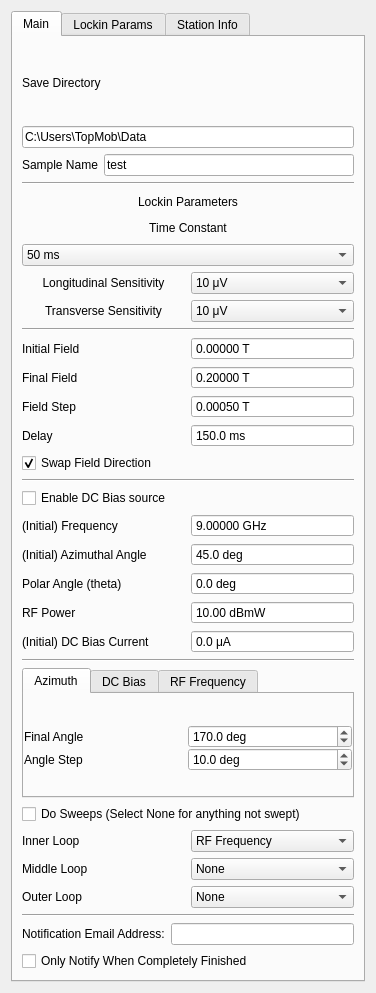
<?xml version="1.0" encoding="UTF-8"?>
<ui version="4.0">
 <class>Form</class>
 <widget class="QWidget" name="Form">
  <property name="geometry">
   <rect>
    <x>0</x>
    <y>0</y>
    <width>376</width>
    <height>993</height>
   </rect>
  </property>
  <property name="windowTitle">
   <string>Form</string>
  </property>
  <layout class="QVBoxLayout" name="verticalLayout">
   <item>
    <widget class="QTabWidget" name="tabWidget">
     <property name="currentIndex">
      <number>0</number>
     </property>
     <widget class="QWidget" name="tab">
      <attribute name="title">
       <string>Main</string>
      </attribute>
      <layout class="QVBoxLayout" name="verticalLayout_10">
       <item>
        <layout class="QGridLayout" name="save_params">
         <item row="2" column="0">
          <widget class="QLabel" name="label_12">
           <property name="enabled">
            <bool>true</bool>
           </property>
           <property name="text">
            <string>Sample Name</string>
           </property>
          </widget>
         </item>
         <item row="2" column="1">
          <widget class="QLineEdit" name="sample_name">
           <property name="text">
            <string>test</string>
           </property>
           <property name="placeholderText">
            <string>test</string>
           </property>
          </widget>
         </item>
         <item row="1" column="0" colspan="2">
          <widget class="QLineEdit" name="save_dir">
           <property name="text">
            <string>C:\Users\TopMob\Data</string>
           </property>
          </widget>
         </item>
         <item row="0" column="0" colspan="2">
          <widget class="QLabel" name="label_8">
           <property name="text">
            <string>Save Directory</string>
           </property>
          </widget>
         </item>
        </layout>
       </item>
       <item>
        <widget class="Line" name="line_3">
         <property name="orientation">
          <enum>Qt::Horizontal</enum>
         </property>
        </widget>
       </item>
       <item>
        <layout class="QGridLayout" name="lockin_params">
         <item row="0" column="0" colspan="2">
          <widget class="QLabel" name="label_7">
           <property name="text">
            <string>Lockin Parameters</string>
           </property>
           <property name="alignment">
            <set>Qt::AlignCenter</set>
           </property>
          </widget>
         </item>
         <item row="3" column="0">
          <widget class="QLabel" name="label_2">
           <property name="text">
            <string>Longitudinal Sensitivity</string>
           </property>
           <property name="alignment">
            <set>Qt::AlignCenter</set>
           </property>
          </widget>
         </item>
         <item row="2" column="0" colspan="2">
          <widget class="QComboBox" name="time_constant">
           <property name="currentText">
            <string>50 ms</string>
           </property>
           <property name="currentIndex">
            <number>10</number>
           </property>
           <item>
            <property name="text">
             <string>10 μs</string>
            </property>
           </item>
           <item>
            <property name="text">
             <string>20 μs</string>
            </property>
           </item>
           <item>
            <property name="text">
             <string>40 μs</string>
            </property>
           </item>
           <item>
            <property name="text">
             <string>80 μs</string>
            </property>
           </item>
           <item>
            <property name="text">
             <string>160 μs</string>
            </property>
           </item>
           <item>
            <property name="text">
             <string>320 μs</string>
            </property>
           </item>
           <item>
            <property name="text">
             <string>640 μs</string>
            </property>
           </item>
           <item>
            <property name="text">
             <string>5 ms</string>
            </property>
           </item>
           <item>
            <property name="text">
             <string>10 ms</string>
            </property>
           </item>
           <item>
            <property name="text">
             <string>20 ms</string>
            </property>
           </item>
           <item>
            <property name="text">
             <string>50 ms</string>
            </property>
           </item>
           <item>
            <property name="text">
             <string>100 ms</string>
            </property>
           </item>
           <item>
            <property name="text">
             <string>200 ms</string>
            </property>
           </item>
           <item>
            <property name="text">
             <string>500 ms</string>
            </property>
           </item>
           <item>
            <property name="text">
             <string>1 s</string>
            </property>
           </item>
           <item>
            <property name="text">
             <string>2 s</string>
            </property>
           </item>
           <item>
            <property name="text">
             <string>5 s</string>
            </property>
           </item>
           <item>
            <property name="text">
             <string>10 s</string>
            </property>
           </item>
           <item>
            <property name="text">
             <string>20 s</string>
            </property>
           </item>
           <item>
            <property name="text">
             <string>50 s</string>
            </property>
           </item>
           <item>
            <property name="text">
             <string>100 s</string>
            </property>
           </item>
           <item>
            <property name="text">
             <string>200 s</string>
            </property>
           </item>
           <item>
            <property name="text">
             <string>500 s</string>
            </property>
           </item>
           <item>
            <property name="text">
             <string>1 ks</string>
            </property>
           </item>
           <item>
            <property name="text">
             <string>2 ks</string>
            </property>
           </item>
           <item>
            <property name="text">
             <string>5 ks</string>
            </property>
           </item>
           <item>
            <property name="text">
             <string>10 ks</string>
            </property>
           </item>
           <item>
            <property name="text">
             <string>20 ks</string>
            </property>
           </item>
           <item>
            <property name="text">
             <string>50 ks</string>
            </property>
           </item>
          </widget>
         </item>
         <item row="4" column="0">
          <widget class="QLabel" name="label_50">
           <property name="text">
            <string>Transverse Sensitivity</string>
           </property>
           <property name="alignment">
            <set>Qt::AlignCenter</set>
           </property>
          </widget>
         </item>
         <item row="3" column="1">
          <widget class="QComboBox" name="sensitivityL">
           <property name="editable">
            <bool>false</bool>
           </property>
           <property name="currentIndex">
            <number>12</number>
           </property>
           <item>
            <property name="text">
             <string>0 V</string>
            </property>
           </item>
           <item>
            <property name="text">
             <string>2 nV</string>
            </property>
           </item>
           <item>
            <property name="text">
             <string>5 nV</string>
            </property>
           </item>
           <item>
            <property name="text">
             <string>10 nV</string>
            </property>
           </item>
           <item>
            <property name="text">
             <string>20 nV</string>
            </property>
           </item>
           <item>
            <property name="text">
             <string>50 nV</string>
            </property>
           </item>
           <item>
            <property name="text">
             <string>100 nV</string>
            </property>
           </item>
           <item>
            <property name="text">
             <string>200 nV</string>
            </property>
           </item>
           <item>
            <property name="text">
             <string>500 nV</string>
            </property>
           </item>
           <item>
            <property name="text">
             <string>1 μV</string>
            </property>
           </item>
           <item>
            <property name="text">
             <string>2 μV</string>
            </property>
           </item>
           <item>
            <property name="text">
             <string>5 μV</string>
            </property>
           </item>
           <item>
            <property name="text">
             <string>10 μV</string>
            </property>
           </item>
           <item>
            <property name="text">
             <string>20 μV</string>
            </property>
           </item>
           <item>
            <property name="text">
             <string>50 μV</string>
            </property>
           </item>
           <item>
            <property name="text">
             <string>100 μV</string>
            </property>
           </item>
           <item>
            <property name="text">
             <string>200 μV</string>
            </property>
           </item>
           <item>
            <property name="text">
             <string>500 μV</string>
            </property>
           </item>
           <item>
            <property name="text">
             <string>1 mV</string>
            </property>
           </item>
           <item>
            <property name="text">
             <string>2 mV</string>
            </property>
           </item>
           <item>
            <property name="text">
             <string>5 mV</string>
            </property>
           </item>
           <item>
            <property name="text">
             <string>10 mV</string>
            </property>
           </item>
           <item>
            <property name="text">
             <string>20 mV</string>
            </property>
           </item>
           <item>
            <property name="text">
             <string>50 mV</string>
            </property>
           </item>
           <item>
            <property name="text">
             <string>100 mV</string>
            </property>
           </item>
           <item>
            <property name="text">
             <string>200 mV</string>
            </property>
           </item>
           <item>
            <property name="text">
             <string>500 mV</string>
            </property>
           </item>
           <item>
            <property name="text">
             <string>1 V</string>
            </property>
           </item>
          </widget>
         </item>
         <item row="4" column="1">
          <widget class="QComboBox" name="sensitivityT">
           <property name="editable">
            <bool>false</bool>
           </property>
           <property name="currentIndex">
            <number>12</number>
           </property>
           <item>
            <property name="text">
             <string>0 V</string>
            </property>
           </item>
           <item>
            <property name="text">
             <string>2 nV</string>
            </property>
           </item>
           <item>
            <property name="text">
             <string>5 nV</string>
            </property>
           </item>
           <item>
            <property name="text">
             <string>10 nV</string>
            </property>
           </item>
           <item>
            <property name="text">
             <string>20 nV</string>
            </property>
           </item>
           <item>
            <property name="text">
             <string>50 nV</string>
            </property>
           </item>
           <item>
            <property name="text">
             <string>100 nV</string>
            </property>
           </item>
           <item>
            <property name="text">
             <string>200 nV</string>
            </property>
           </item>
           <item>
            <property name="text">
             <string>500 nV</string>
            </property>
           </item>
           <item>
            <property name="text">
             <string>1 μV</string>
            </property>
           </item>
           <item>
            <property name="text">
             <string>2 μV</string>
            </property>
           </item>
           <item>
            <property name="text">
             <string>5 μV</string>
            </property>
           </item>
           <item>
            <property name="text">
             <string>10 μV</string>
            </property>
           </item>
           <item>
            <property name="text">
             <string>20 μV</string>
            </property>
           </item>
           <item>
            <property name="text">
             <string>50 μV</string>
            </property>
           </item>
           <item>
            <property name="text">
             <string>100 μV</string>
            </property>
           </item>
           <item>
            <property name="text">
             <string>200 μV</string>
            </property>
           </item>
           <item>
            <property name="text">
             <string>500 μV</string>
            </property>
           </item>
           <item>
            <property name="text">
             <string>1 mV</string>
            </property>
           </item>
           <item>
            <property name="text">
             <string>2 mV</string>
            </property>
           </item>
           <item>
            <property name="text">
             <string>5 mV</string>
            </property>
           </item>
           <item>
            <property name="text">
             <string>10 mV</string>
            </property>
           </item>
           <item>
            <property name="text">
             <string>20 mV</string>
            </property>
           </item>
           <item>
            <property name="text">
             <string>50 mV</string>
            </property>
           </item>
           <item>
            <property name="text">
             <string>100 mV</string>
            </property>
           </item>
           <item>
            <property name="text">
             <string>200 mV</string>
            </property>
           </item>
           <item>
            <property name="text">
             <string>500 mV</string>
            </property>
           </item>
           <item>
            <property name="text">
             <string>1 V</string>
            </property>
           </item>
          </widget>
         </item>
         <item row="1" column="0" colspan="2">
          <widget class="QLabel" name="label_3">
           <property name="text">
            <string>Time Constant</string>
           </property>
           <property name="alignment">
            <set>Qt::AlignCenter</set>
           </property>
          </widget>
         </item>
        </layout>
       </item>
       <item>
        <widget class="Line" name="line_2">
         <property name="orientation">
          <enum>Qt::Horizontal</enum>
         </property>
        </widget>
       </item>
       <item>
        <layout class="QGridLayout" name="field_params">
         <item row="2" column="1">
          <widget class="QDoubleSpinBox" name="field_end">
           <property name="buttonSymbols">
            <enum>QAbstractSpinBox::NoButtons</enum>
           </property>
           <property name="suffix">
            <string> T</string>
           </property>
           <property name="decimals">
            <number>5</number>
           </property>
           <property name="minimum">
            <double>0.000000000000000</double>
           </property>
           <property name="maximum">
            <double>0.270000000000000</double>
           </property>
           <property name="singleStep">
            <double>0.000010000000000</double>
           </property>
           <property name="value">
            <double>0.200000000000000</double>
           </property>
          </widget>
         </item>
         <item row="2" column="0">
          <widget class="QLabel" name="label_5">
           <property name="text">
            <string>Final Field</string>
           </property>
          </widget>
         </item>
         <item row="1" column="1">
          <widget class="QDoubleSpinBox" name="field_start">
           <property name="buttonSymbols">
            <enum>QAbstractSpinBox::NoButtons</enum>
           </property>
           <property name="suffix">
            <string> T</string>
           </property>
           <property name="decimals">
            <number>5</number>
           </property>
           <property name="minimum">
            <double>0.000000000000000</double>
           </property>
           <property name="maximum">
            <double>0.270000000000000</double>
           </property>
           <property name="singleStep">
            <double>0.000010000000000</double>
           </property>
          </widget>
         </item>
         <item row="1" column="0">
          <widget class="QLabel" name="label_4">
           <property name="text">
            <string>Initial Field</string>
           </property>
          </widget>
         </item>
         <item row="3" column="1">
          <widget class="QDoubleSpinBox" name="field_step">
           <property name="buttonSymbols">
            <enum>QAbstractSpinBox::NoButtons</enum>
           </property>
           <property name="suffix">
            <string> T</string>
           </property>
           <property name="decimals">
            <number>5</number>
           </property>
           <property name="minimum">
            <double>0.000000000000000</double>
           </property>
           <property name="maximum">
            <double>0.300000000000000</double>
           </property>
           <property name="singleStep">
            <double>0.000010000000000</double>
           </property>
           <property name="value">
            <double>0.000500000000000</double>
           </property>
          </widget>
         </item>
         <item row="3" column="0">
          <widget class="QLabel" name="label_6">
           <property name="text">
            <string>Field Step</string>
           </property>
          </widget>
         </item>
         <item row="4" column="0">
          <widget class="QLabel" name="label_15">
           <property name="text">
            <string>Delay</string>
           </property>
          </widget>
         </item>
         <item row="4" column="1">
          <widget class="QDoubleSpinBox" name="delay">
           <property name="buttonSymbols">
            <enum>QAbstractSpinBox::NoButtons</enum>
           </property>
           <property name="suffix">
            <string> ms</string>
           </property>
           <property name="decimals">
            <number>1</number>
           </property>
           <property name="maximum">
            <double>5000.000000000000000</double>
           </property>
           <property name="value">
            <double>150.000000000000000</double>
           </property>
          </widget>
         </item>
        </layout>
       </item>
       <item>
        <widget class="QCheckBox" name="swap_field">
         <property name="text">
          <string>Swap Field Direction</string>
         </property>
         <property name="checked">
          <bool>true</bool>
         </property>
        </widget>
       </item>
       <item>
        <widget class="Line" name="line">
         <property name="orientation">
          <enum>Qt::Horizontal</enum>
         </property>
        </widget>
       </item>
       <item>
        <layout class="QGridLayout" name="initial_params">
         <item row="6" column="2">
          <widget class="QDoubleSpinBox" name="bias_start">
           <property name="buttonSymbols">
            <enum>QAbstractSpinBox::NoButtons</enum>
           </property>
           <property name="suffix">
            <string> μA</string>
           </property>
           <property name="decimals">
            <number>1</number>
           </property>
           <property name="minimum">
            <double>-101000.000000000000000</double>
           </property>
           <property name="maximum">
            <double>101000.000000000000000</double>
           </property>
           <property name="singleStep">
            <double>0.100000000000000</double>
           </property>
           <property name="value">
            <double>0.000000000000000</double>
           </property>
          </widget>
         </item>
         <item row="2" column="2">
          <widget class="QDoubleSpinBox" name="freq_start">
           <property name="buttonSymbols">
            <enum>QAbstractSpinBox::NoButtons</enum>
           </property>
           <property name="suffix">
            <string> GHz</string>
           </property>
           <property name="decimals">
            <number>5</number>
           </property>
           <property name="maximum">
            <double>20.000000000000000</double>
           </property>
           <property name="value">
            <double>9.000000000000000</double>
           </property>
          </widget>
         </item>
         <item row="3" column="2">
          <widget class="QDoubleSpinBox" name="azimuth_start">
           <property name="buttonSymbols">
            <enum>QAbstractSpinBox::NoButtons</enum>
           </property>
           <property name="suffix">
            <string> deg</string>
           </property>
           <property name="decimals">
            <number>1</number>
           </property>
           <property name="minimum">
            <double>-360.000000000000000</double>
           </property>
           <property name="maximum">
            <double>360.000000000000000</double>
           </property>
           <property name="singleStep">
            <double>0.500000000000000</double>
           </property>
           <property name="value">
            <double>45.000000000000000</double>
           </property>
          </widget>
         </item>
         <item row="2" column="1">
          <widget class="QLabel" name="label_29">
           <property name="text">
            <string>(Initial) Frequency</string>
           </property>
          </widget>
         </item>
         <item row="4" column="2">
          <widget class="QDoubleSpinBox" name="polar_angle">
           <property name="buttonSymbols">
            <enum>QAbstractSpinBox::NoButtons</enum>
           </property>
           <property name="suffix">
            <string> deg</string>
           </property>
           <property name="decimals">
            <number>1</number>
           </property>
           <property name="minimum">
            <double>-90.000000000000000</double>
           </property>
           <property name="maximum">
            <double>90.000000000000000</double>
           </property>
           <property name="singleStep">
            <double>0.010000000000000</double>
           </property>
          </widget>
         </item>
         <item row="5" column="1">
          <widget class="QLabel" name="label_13">
           <property name="text">
            <string>RF Power</string>
           </property>
          </widget>
         </item>
         <item row="4" column="1">
          <widget class="QLabel" name="label_17">
           <property name="text">
            <string>Polar Angle (theta)</string>
           </property>
          </widget>
         </item>
         <item row="3" column="1">
          <widget class="QLabel" name="label_14">
           <property name="text">
            <string>(Initial) Azimuthal Angle</string>
           </property>
          </widget>
         </item>
         <item row="5" column="2">
          <widget class="QDoubleSpinBox" name="rf_power">
           <property name="buttonSymbols">
            <enum>QAbstractSpinBox::NoButtons</enum>
           </property>
           <property name="suffix">
            <string> dBmW</string>
           </property>
           <property name="maximum">
            <double>50.000000000000000</double>
           </property>
           <property name="value">
            <double>10.000000000000000</double>
           </property>
          </widget>
         </item>
         <item row="6" column="1">
          <widget class="QLabel" name="label_20">
           <property name="text">
            <string>(Initial) DC Bias Current</string>
           </property>
          </widget>
         </item>
         <item row="1" column="1">
          <widget class="QCheckBox" name="use_bias">
           <property name="text">
            <string>Enable DC Bias source</string>
           </property>
          </widget>
         </item>
        </layout>
       </item>
       <item>
        <widget class="Line" name="line_4">
         <property name="orientation">
          <enum>Qt::Horizontal</enum>
         </property>
        </widget>
       </item>
       <item>
        <widget class="QTabWidget" name="sweep_type_tab">
         <property name="enabled">
          <bool>true</bool>
         </property>
         <property name="sizePolicy">
          <sizepolicy hsizetype="Expanding" vsizetype="Preferred">
           <horstretch>0</horstretch>
           <verstretch>0</verstretch>
          </sizepolicy>
         </property>
         <property name="maximumSize">
          <size>
           <width>500</width>
           <height>16777215</height>
          </size>
         </property>
         <property name="tabPosition">
          <enum>QTabWidget::North</enum>
         </property>
         <property name="currentIndex">
          <number>0</number>
         </property>
         <widget class="QWidget" name="angle_tab">
          <attribute name="title">
           <string>Azimuth</string>
          </attribute>
          <layout class="QVBoxLayout" name="verticalLayout_5">
           <property name="spacing">
            <number>0</number>
           </property>
           <property name="leftMargin">
            <number>0</number>
           </property>
           <property name="topMargin">
            <number>6</number>
           </property>
           <property name="rightMargin">
            <number>0</number>
           </property>
           <property name="bottomMargin">
            <number>0</number>
           </property>
           <item>
            <layout class="QGridLayout" name="angle_params">
             <item row="0" column="0">
              <widget class="QLabel" name="label_19">
               <property name="text">
                <string>Final Angle</string>
               </property>
              </widget>
             </item>
             <item row="0" column="1">
              <widget class="QDoubleSpinBox" name="azimuth_end">
               <property name="suffix">
                <string> deg</string>
               </property>
               <property name="decimals">
                <number>1</number>
               </property>
               <property name="maximum">
                <double>360.000000000000000</double>
               </property>
               <property name="singleStep">
                <double>0.500000000000000</double>
               </property>
               <property name="value">
                <double>170.000000000000000</double>
               </property>
              </widget>
             </item>
             <item row="1" column="1">
              <widget class="QDoubleSpinBox" name="azimuth_step">
               <property name="suffix">
                <string> deg</string>
               </property>
               <property name="decimals">
                <number>1</number>
               </property>
               <property name="maximum">
                <double>360.000000000000000</double>
               </property>
               <property name="singleStep">
                <double>0.500000000000000</double>
               </property>
               <property name="value">
                <double>10.000000000000000</double>
               </property>
              </widget>
             </item>
             <item row="1" column="0">
              <widget class="QLabel" name="label_9">
               <property name="text">
                <string>Angle Step</string>
               </property>
              </widget>
             </item>
            </layout>
           </item>
          </layout>
         </widget>
         <widget class="QWidget" name="bias_tab">
          <attribute name="title">
           <string>DC Bias</string>
          </attribute>
          <layout class="QVBoxLayout" name="verticalLayout_2">
           <property name="spacing">
            <number>0</number>
           </property>
           <property name="leftMargin">
            <number>0</number>
           </property>
           <property name="topMargin">
            <number>6</number>
           </property>
           <property name="rightMargin">
            <number>0</number>
           </property>
           <property name="bottomMargin">
            <number>0</number>
           </property>
           <item>
            <layout class="QGridLayout" name="gridLayout">
             <item row="0" column="0">
              <widget class="QLabel" name="label_16">
               <property name="text">
                <string>Final Bias Current</string>
               </property>
              </widget>
             </item>
             <item row="0" column="1">
              <widget class="QDoubleSpinBox" name="bias_end">
               <property name="suffix">
                <string> μA</string>
               </property>
               <property name="decimals">
                <number>1</number>
               </property>
               <property name="minimum">
                <double>-101001.000000000000000</double>
               </property>
               <property name="maximum">
                <double>101000.000000000000000</double>
               </property>
               <property name="singleStep">
                <double>0.100000000000000</double>
               </property>
               <property name="value">
                <double>1000.000000000000000</double>
               </property>
              </widget>
             </item>
             <item row="1" column="0">
              <widget class="QLabel" name="label_18">
               <property name="text">
                <string>Bias Current Step</string>
               </property>
              </widget>
             </item>
             <item row="1" column="1">
              <widget class="QDoubleSpinBox" name="bias_step">
               <property name="suffix">
                <string> μA</string>
               </property>
               <property name="decimals">
                <number>1</number>
               </property>
               <property name="minimum">
                <double>0.000000000000000</double>
               </property>
               <property name="maximum">
                <double>101000.000000000000000</double>
               </property>
               <property name="singleStep">
                <double>0.100000000000000</double>
               </property>
               <property name="value">
                <double>500.000000000000000</double>
               </property>
              </widget>
             </item>
            </layout>
           </item>
          </layout>
         </widget>
         <widget class="QWidget" name="freq_tab">
          <attribute name="title">
           <string>RF Frequency</string>
          </attribute>
          <layout class="QVBoxLayout" name="verticalLayout_8">
           <property name="spacing">
            <number>0</number>
           </property>
           <property name="leftMargin">
            <number>0</number>
           </property>
           <property name="topMargin">
            <number>6</number>
           </property>
           <property name="rightMargin">
            <number>0</number>
           </property>
           <property name="bottomMargin">
            <number>0</number>
           </property>
           <item>
            <layout class="QGridLayout" name="freq_params">
             <item row="0" column="0">
              <widget class="QLabel" name="label_10">
               <property name="text">
                <string>Final Frequency</string>
               </property>
              </widget>
             </item>
             <item row="0" column="1">
              <widget class="QDoubleSpinBox" name="freq_end">
               <property name="suffix">
                <string> GHz</string>
               </property>
               <property name="maximum">
                <double>20.000000000000000</double>
               </property>
               <property name="singleStep">
                <double>0.500000000000000</double>
               </property>
               <property name="value">
                <double>10.000000000000000</double>
               </property>
              </widget>
             </item>
             <item row="1" column="0">
              <widget class="QLabel" name="label_11">
               <property name="text">
                <string>Frequency Step</string>
               </property>
              </widget>
             </item>
             <item row="1" column="1">
              <widget class="QDoubleSpinBox" name="freq_step">
               <property name="suffix">
                <string> GHz</string>
               </property>
               <property name="maximum">
                <double>20.000000000000000</double>
               </property>
               <property name="singleStep">
                <double>0.500000000000000</double>
               </property>
               <property name="value">
                <double>1.000000000000000</double>
               </property>
              </widget>
             </item>
            </layout>
           </item>
          </layout>
         </widget>
        </widget>
       </item>
       <item>
        <widget class="QCheckBox" name="do_sweeps">
         <property name="text">
          <string>Do Sweeps (Select None for anything not swept)</string>
         </property>
        </widget>
       </item>
       <item>
        <layout class="QGridLayout" name="gridLayout_2">
         <item row="1" column="0">
          <widget class="QLabel" name="label_22">
           <property name="text">
            <string>Middle Loop</string>
           </property>
          </widget>
         </item>
         <item row="2" column="0">
          <widget class="QLabel" name="label_23">
           <property name="text">
            <string>Outer Loop</string>
           </property>
          </widget>
         </item>
         <item row="0" column="0">
          <widget class="QLabel" name="label_21">
           <property name="text">
            <string>Inner Loop</string>
           </property>
          </widget>
         </item>
         <item row="0" column="1">
          <widget class="QComboBox" name="sweep_param_1">
           <property name="currentIndex">
            <number>2</number>
           </property>
           <item>
            <property name="text">
             <string>Field Azimuth</string>
            </property>
           </item>
           <item>
            <property name="text">
             <string>DC Bias</string>
            </property>
           </item>
           <item>
            <property name="text">
             <string>RF Frequency</string>
            </property>
           </item>
           <item>
            <property name="text">
             <string>None</string>
            </property>
           </item>
          </widget>
         </item>
         <item row="1" column="1">
          <widget class="QComboBox" name="sweep_param_2">
           <property name="currentIndex">
            <number>3</number>
           </property>
           <item>
            <property name="text">
             <string>Field Azimuth</string>
            </property>
           </item>
           <item>
            <property name="text">
             <string>DC Bias</string>
            </property>
           </item>
           <item>
            <property name="text">
             <string>RF Frequency</string>
            </property>
           </item>
           <item>
            <property name="text">
             <string>None</string>
            </property>
           </item>
          </widget>
         </item>
         <item row="2" column="1">
          <widget class="QComboBox" name="sweep_param_3">
           <property name="currentIndex">
            <number>3</number>
           </property>
           <item>
            <property name="text">
             <string>Field Azimuth</string>
            </property>
           </item>
           <item>
            <property name="text">
             <string>DC Bias</string>
            </property>
           </item>
           <item>
            <property name="text">
             <string>RF Frequency</string>
            </property>
           </item>
           <item>
            <property name="text">
             <string>None</string>
            </property>
           </item>
          </widget>
         </item>
        </layout>
       </item>
       <item>
        <widget class="Line" name="line_5">
         <property name="orientation">
          <enum>Qt::Horizontal</enum>
         </property>
        </widget>
       </item>
       <item>
        <layout class="QHBoxLayout" name="horizontalLayout">
         <item>
          <widget class="QLabel" name="label_24">
           <property name="text">
            <string>Notification Email Address:</string>
           </property>
          </widget>
         </item>
         <item>
          <widget class="QLineEdit" name="notify_email"/>
         </item>
        </layout>
       </item>
       <item>
        <widget class="QCheckBox" name="notify_at_end">
         <property name="text">
          <string>Only Notify When Completely Finished</string>
         </property>
        </widget>
       </item>
      </layout>
     </widget>
     <widget class="QWidget" name="tab_2">
      <attribute name="title">
       <string>Lockin Params</string>
      </attribute>
      <layout class="QVBoxLayout" name="verticalLayout_7">
       <item>
        <layout class="QGridLayout" name="gridLayout_3">
         <item row="3" column="1">
          <widget class="QDoubleSpinBox" name="lockin_ac_gainL">
           <property name="buttonSymbols">
            <enum>QAbstractSpinBox::NoButtons</enum>
           </property>
           <property name="suffix">
            <string> dB</string>
           </property>
           <property name="maximum">
            <double>50.000000000000000</double>
           </property>
           <property name="value">
            <double>20.000000000000000</double>
           </property>
          </widget>
         </item>
         <item row="0" column="0">
          <widget class="QLabel" name="label">
           <property name="text">
            <string>AM Frequency</string>
           </property>
          </widget>
         </item>
         <item row="5" column="0">
          <widget class="QLabel" name="label_52">
           <property name="text">
            <string>Longitudinal Sense Mode</string>
           </property>
          </widget>
         </item>
         <item row="3" column="0">
          <widget class="QLabel" name="label_13">
           <property name="text">
            <string>Longitudinal AC Gain</string>
           </property>
          </widget>
         </item>
         <item row="1" column="1">
          <widget class="QDoubleSpinBox" name="phaseL">
           <property name="buttonSymbols">
            <enum>QAbstractSpinBox::NoButtons</enum>
           </property>
           <property name="suffix">
            <string> deg</string>
           </property>
           <property name="minimum">
            <double>-360.000000000000000</double>
           </property>
           <property name="maximum">
            <double>360.000000000000000</double>
           </property>
          </widget>
         </item>
         <item row="0" column="1">
          <widget class="QDoubleSpinBox" name="AM_freq">
           <property name="buttonSymbols">
            <enum>QAbstractSpinBox::NoButtons</enum>
           </property>
           <property name="suffix">
            <string> Hz</string>
           </property>
           <property name="maximum">
            <double>99999.000000000000000</double>
           </property>
           <property name="value">
            <double>1713.000000000000000</double>
           </property>
          </widget>
         </item>
         <item row="5" column="1">
          <widget class="QComboBox" name="lockin_sense_modeL">
           <property name="currentIndex">
            <number>2</number>
           </property>
           <item>
            <property name="text">
             <string>A</string>
            </property>
           </item>
           <item>
            <property name="text">
             <string>-B</string>
            </property>
           </item>
           <item>
            <property name="text">
             <string>A-B</string>
            </property>
           </item>
          </widget>
         </item>
         <item row="1" column="0">
          <widget class="QLabel" name="label_51">
           <property name="text">
            <string>Longitudinal Phase Offset</string>
           </property>
          </widget>
         </item>
         <item row="2" column="0">
          <widget class="QLabel" name="label_53">
           <property name="text">
            <string>Transverse Phase Offset</string>
           </property>
          </widget>
         </item>
         <item row="2" column="1">
          <widget class="QDoubleSpinBox" name="phaseT">
           <property name="buttonSymbols">
            <enum>QAbstractSpinBox::NoButtons</enum>
           </property>
           <property name="suffix">
            <string> deg</string>
           </property>
           <property name="minimum">
            <double>-360.000000000000000</double>
           </property>
           <property name="maximum">
            <double>360.000000000000000</double>
           </property>
          </widget>
         </item>
         <item row="6" column="0">
          <widget class="QLabel" name="label_54">
           <property name="text">
            <string>Transverse Sense Mode</string>
           </property>
          </widget>
         </item>
         <item row="6" column="1">
          <widget class="QComboBox" name="lockin_sense_modeT">
           <property name="currentIndex">
            <number>2</number>
           </property>
           <item>
            <property name="text">
             <string>A</string>
            </property>
           </item>
           <item>
            <property name="text">
             <string>-B</string>
            </property>
           </item>
           <item>
            <property name="text">
             <string>A-B</string>
            </property>
           </item>
          </widget>
         </item>
         <item row="4" column="0">
          <widget class="QLabel" name="label_25">
           <property name="text">
            <string>Longitudinal AC Gain</string>
           </property>
          </widget>
         </item>
         <item row="4" column="1">
          <widget class="QDoubleSpinBox" name="lockin_ac_gainT">
           <property name="buttonSymbols">
            <enum>QAbstractSpinBox::NoButtons</enum>
           </property>
           <property name="suffix">
            <string> dB</string>
           </property>
           <property name="maximum">
            <double>50.000000000000000</double>
           </property>
           <property name="value">
            <double>20.000000000000000</double>
           </property>
          </widget>
         </item>
        </layout>
       </item>
       <item>
        <spacer name="verticalSpacer">
         <property name="orientation">
          <enum>Qt::Vertical</enum>
         </property>
         <property name="sizeHint" stdset="0">
          <size>
           <width>20</width>
           <height>764</height>
          </size>
         </property>
        </spacer>
       </item>
      </layout>
     </widget>
     <widget class="QWidget" name="tab_3">
      <attribute name="title">
       <string>Station Info</string>
      </attribute>
      <layout class="QVBoxLayout" name="verticalLayout_4">
       <item>
        <layout class="QGridLayout" name="station_params">
         <item row="0" column="0">
          <widget class="QLabel" name="label_12">
           <property name="enabled">
            <bool>true</bool>
           </property>
           <property name="text">
            <string>Probe Station</string>
           </property>
          </widget>
         </item>
         <item row="0" column="1">
          <widget class="QLabel" name="station_name">
           <property name="enabled">
            <bool>true</bool>
           </property>
          </widget>
         </item>
         <item row="2" column="0" colspan="2">
          <widget class="QLineEdit" name="calib_file"/>
         </item>
         <item row="1" column="0">
          <widget class="QLabel" name="label_12">
           <property name="enabled">
            <bool>true</bool>
           </property>
           <property name="text">
            <string>Calibration File</string>
           </property>
          </widget>
         </item>
        </layout>
       </item>
       <item>
        <spacer name="verticalSpacer_2">
         <property name="orientation">
          <enum>Qt::Vertical</enum>
         </property>
         <property name="sizeHint" stdset="0">
          <size>
           <width>20</width>
           <height>842</height>
          </size>
         </property>
        </spacer>
       </item>
      </layout>
     </widget>
    </widget>
   </item>
  </layout>
 </widget>
 <resources/>
 <connections/>
</ui>
